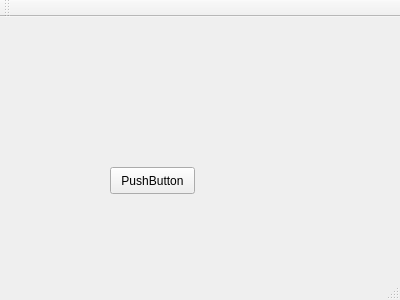
<?xml version="1.0" encoding="UTF-8"?>
<ui version="4.0">
 <class>MainWindow</class>
 <widget class="QMainWindow" name="MainWindow">
  <property name="geometry">
   <rect>
    <x>0</x>
    <y>0</y>
    <width>400</width>
    <height>300</height>
   </rect>
  </property>
  <property name="windowTitle">
   <string>MainWindow</string>
  </property>
  <widget class="QWidget" name="centralWidget">
   <widget class="QPushButton" name="pushButton">
    <property name="geometry">
     <rect>
      <x>110</x>
      <y>150</y>
      <width>85</width>
      <height>27</height>
     </rect>
    </property>
    <property name="text">
     <string>PushButton</string>
    </property>
   </widget>
  </widget>
  <widget class="QMenuBar" name="menuBar">
   <property name="geometry">
    <rect>
     <x>0</x>
     <y>0</y>
     <width>400</width>
     <height>23</height>
    </rect>
   </property>
  </widget>
  <widget class="QToolBar" name="mainToolBar">
   <attribute name="toolBarArea">
    <enum>TopToolBarArea</enum>
   </attribute>
   <attribute name="toolBarBreak">
    <bool>false</bool>
   </attribute>
  </widget>
  <widget class="QStatusBar" name="statusBar"/>
 </widget>
 <layoutdefault spacing="6" margin="11"/>
 <resources/>
 <connections/>
</ui>
